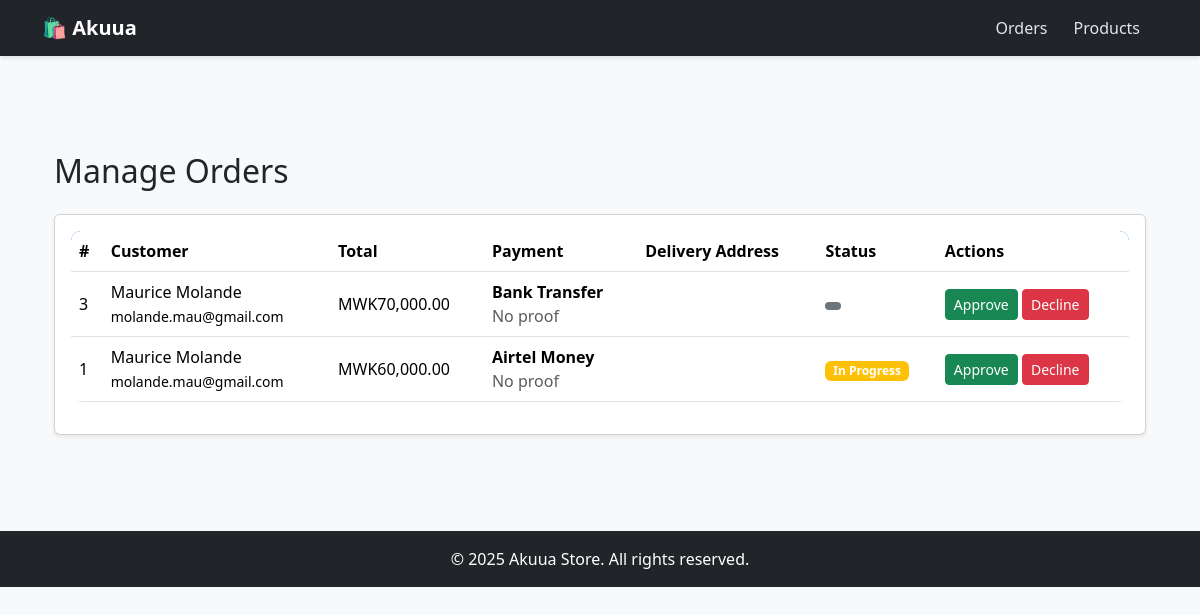
The page /admin/orders.php on the database its author committed.
### tables this page shows
CREATE TABLE `orders` (
  `id` int(11) NOT NULL,
  `order_number` varchar(20) NOT NULL,
  `customer_name` varchar(150) NOT NULL,
  `customer_email` varchar(150) DEFAULT NULL,
  `total` decimal(10,2) NOT NULL,
  `payment_method` varchar(50) NOT NULL,
  `customer_phone` varchar(50) DEFAULT NULL,
  `customer_address` text DEFAULT NULL,
  `status` enum('Received','In Progress','Delivered') DEFAULT 'Received',
  `payment_proof` varchar(255) DEFAULT NULL,
  `delivery_address` text DEFAULT NULL,
  `created_at` timestamp NOT NULL DEFAULT current_timestamp(),
  `user_email` varchar(255) NOT NULL
);

### admin/orders.php (the view, shortened to what this page needs)
<?php
include '../config/db.php';
include "./includes/header.php";
$result = $conn->query("SELECT * FROM orders ORDER BY id DESC");
?>
<!DOCTYPE html>
<html lang="en">
<head>
  <link href="https://cdn.jsdelivr.net/npm/bootstrap@5.3.3/dist/css/bootstrap.min.css" rel="stylesheet">
</head>
<body class="bg-light">
<div class="container py-5">
  <h2 class="mb-4">Manage Orders</h2>
  <div class="card shadow-sm">
    <div class="card-body">
      <table class="table table-hover align-middle">
        <thead>
          <tr>
            <th>#</th>
            <th>Customer</th>
            <th>Total</th>
            <th>Payment</th>
            <th>Delivery Address</th>
            <th>Status</th>
            <th>Actions</th>
          </tr>
        </thead>
        <tbody>
        <?php while($row = $result->fetch_assoc()): ?>
          <tr>
            <td><?= $row['id'] ?></td>
            <td>
              <?= htmlspecialchars($row['customer_name']) ?><br>
              <small><?= htmlspecialchars($row['customer_email']) ?></small>
            </td>
            <td>MWK<?= number_format($row['total'], 2) ?></td>
            <td>
              <b><?= htmlspecialchars($row['payment_method']) ?></b><br>
              <?php if ($row['payment_proof']): ?>
                <a href="../uploads/<?= $row['payment_proof'] ?>" target="_blank" class="btn btn-sm btn-outline-primary mt-1">View Proof</a>
              <?php else: ?>
                <span class="text-muted">No proof</span>
              <?php endif; ?>
            </td>
            <td><?= nl2br(htmlspecialchars($row['delivery_address'])) ?></td>
            <td>
              <span class="badge bg-<?php
                echo $row['status']=='Approved' ? 'success' :
                     ($row['status']=='In Progress' ? 'warning' :
                     ($row['status']=='Declined' ? 'danger' : 'secondary'));
              ?>">
                <?= $row['status'] ?>
              </span>
            </td>
            <td>
              <form method="post" class="d-inline">
                <button type="submit" name="approve_order" class="btn btn-sm btn-success">Approve</button>
              </form>
              <form method="post" class="d-inline">
                <button type="submit" name="decline_order" class="btn btn-sm btn-danger">Decline</button>
              </form>
            </td>
          </tr>
        <?php endwhile; ?>
        </tbody>
      </table>
    </div>
  </div>
</div>
<?php include "./includes/footer.php"; ?>
</body>
</html>

### assets/css/style.css (style rules this page uses)
body { font-family: 'Segoe UI', Tahoma, Geneva, Verdana, sans-serif; background-color: #f8f9fa; color: #333; }
.card { border: none; border-radius: 15px; box-shadow: 0 6px 15px rgba(0, 0, 0, 0.08); transition: transform 0.2s; }
.table { border-radius: 10px; overflow: hidden; background: #fff; }
.table thead { background-color: #0069d9; color: #fff; }

### rows shown on the page
orders: id "3", customer_name "Maurice Molande", customer_email "molande.mau@gmail.com", total "70,000.00", payment_method "Bank Transfer", payment_proof "No proof"
orders: id "1", customer_name "Maurice Molande", customer_email "molande.mau@gmail.com", total "60,000.00", payment_method "Airtel Money", payment_proof "No proof", status "In Progress"
